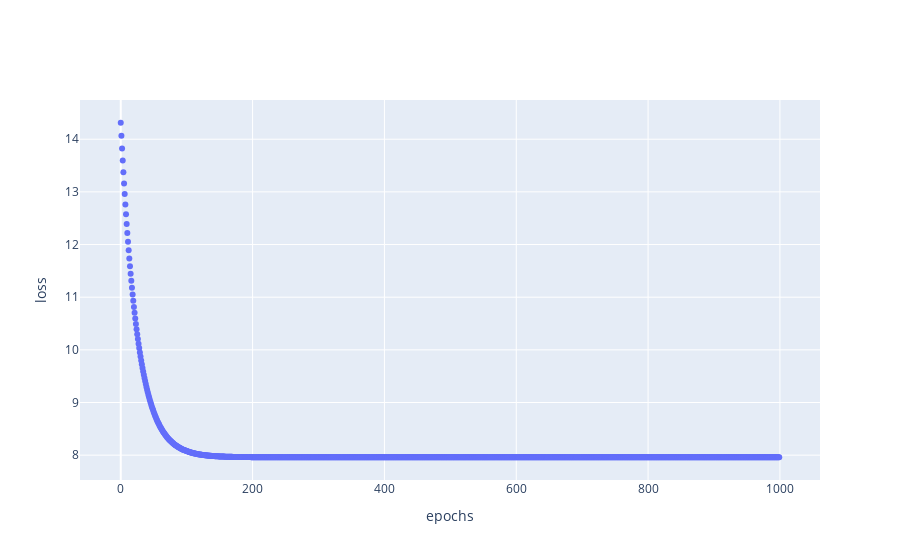

This figure's notebook cell:
### Code cell
data_trace = go.Scatter(x=np.arange(1000), y=loss_memory, mode='markers')
fig = go.Figure(data=[data_trace])

fig.update_layout(
    xaxis_title="epochs",
    yaxis_title="loss"
)

fig.show()

### Figure 1 — Plotly figure (JSON) as saved in the notebook; plotly's stock layout.template omitted (floating-point values rounded to 4 significant figures; data arrays with more than 128 entries replaced by an {"elided": "..."} marker saying what was removed)
{"data": [{"mode": "markers", "type": "scatter", "x": {"elided": "1000 int values"}, "y": {"elided": "1000 float values"}}], "layout": {"xaxis": {"title": {"text": "epochs"}}, "yaxis": {"title": {"text": "loss"}}}}
